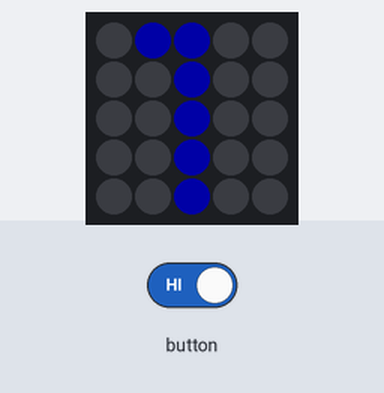
Bench run of a sketch on a simulated ESP32. Shown: 5×5 RGB LED matrix (first LED top left, wired row by row). The test bench sets the inputs (shaded band). Dim RGB values are drawn brighter than linear.

Above: at 1.1 s.
At 9.0 s:
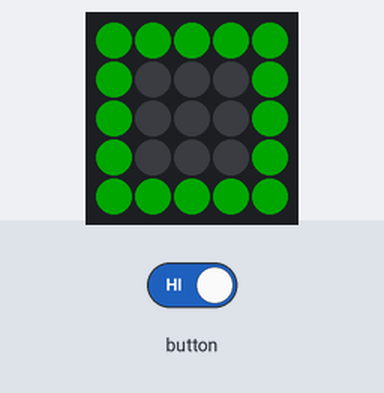
9.1 s: button set LOW
At 12.7 s:
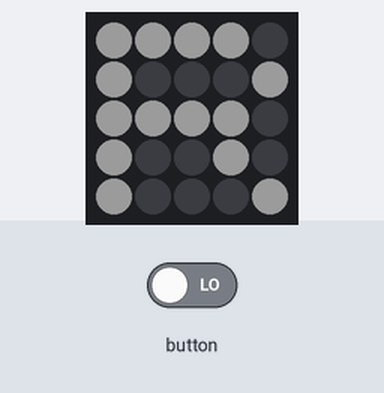
Timing chart, 0 to 14.2 s (numbered marks = the images above; inputs shaded):
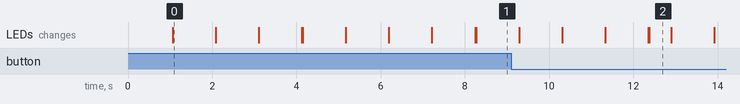

The sketch:

main.ino
```cpp
#include <M5Atom.h>
//#define BLINK_EACH_TURN

int  SDA_pin = G26;
int  SCL_pin = G32;

int SDA_ref = SDA_pin;
int SCL_ref = SCL_pin;

#define NORMAL_COLOR 0xaf0000
#define REVERSE_COLOR 0x00af00

// Alphabet {{{

char PROGMEM letters [][5*5] = {
    /* 0 */
    {1, 1, 1, 1, 1,
        1, 0, 0, 0, 1,
        1, 0, 0, 0, 1,
        1, 0, 0, 0, 1,
        1, 1, 1, 1, 1},
    /* 1 */
    {0, 1, 1, 0, 0,
        0, 0, 1, 0, 0,
        0, 0, 1, 0, 0,
        0, 0, 1, 0, 0,
        0, 0, 1, 0, 0},
    /* 2 */
    {1, 1, 1, 1, 1,
        0, 0, 0, 0, 1,
        1, 1, 1, 1, 1,
        1, 0, 0, 0, 0,
        1, 1, 1, 1, 1},
    /* 3 */
    {1, 1, 1, 1, 1,
        0, 0, 0, 0, 1,
        0, 1, 1, 1, 1,
        0, 0, 0, 0, 1,
        1, 1, 1, 1, 1},
    /* 4 */
    {1, 0, 0, 0, 1,
        1, 0, 0, 0, 1,
        1, 1, 1, 1, 1,
        0, 0, 0, 0, 1,
        0, 0, 0, 0, 1},
    /* 5 */
    {1, 1, 1, 1, 1,
        1, 0, 0, 0, 0,
        1, 1, 1, 1, 1,
        0, 0, 0, 0, 1,
        1, 1, 1, 1, 1},
    /* 6 */
    {1, 1, 1, 1, 1,
        1, 0, 0, 0, 0,
        1, 1, 1, 1, 1,
        1, 0, 0, 0, 1,
        1, 1, 1, 1, 1},
    /* 7 */
    {1, 1, 1, 1, 1,
        0, 0, 0, 1, 0,
        0, 0, 1, 0, 0,
        0, 1, 0, 0, 0,
        1, 0, 0, 0, 0},
    /* 8 */
    {1, 1, 1, 1, 1,
        1, 0, 0, 0, 1,
        1, 1, 1, 1, 1,
        1, 0, 0, 0, 1,
        1, 1, 1, 1, 1},
    /* 9 */
    {1, 1, 1, 1, 1,
        1, 0, 0, 0, 1,
        1, 1, 1, 1, 1,
        0, 0, 0, 0, 1,
        0, 1, 1, 1, 1},
    /* A */
    {1, 1, 1, 1, 1,
        1, 0, 0, 0, 1,
        1, 1, 1, 1, 1,
        1, 0, 0, 0, 1,
        1, 0, 0, 0, 1},
    /* B */
    {1, 1, 1, 1, 1,
        1, 0, 0, 0, 1,
        1, 1, 1, 1, 0,
        1, 0, 0, 0, 1,
        1, 1, 1, 1, 1},
    /* C */
    {1, 1, 1, 1, 1,
        1, 0, 0, 0, 0,
        1, 0, 0, 0, 0,
        1, 0, 0, 0, 0,
        1, 1, 1, 1, 1},
    /* D */
    {1, 1, 1, 1, 0,
        1, 0, 0, 0, 1,
        1, 0, 0, 0, 1,
        1, 0, 0, 0, 1,
        1, 1, 1, 1, 0},
    /* E */
    {1, 1, 1, 1, 1,
        1, 0, 0, 0, 0,
        1, 1, 1, 1, 1,
        1, 0, 0, 0, 0,
        1, 1, 1, 1, 1},
    /* F */
    {1, 1, 1, 1, 1,
        1, 0, 0, 0, 0,
        1, 1, 1, 1, 0,
        1, 0, 0, 0, 0,
        1, 0, 0, 0, 0},
    /* N */
    {1, 0, 0, 0, 1,
        1, 1, 0, 0, 1,
        1, 0, 1, 0, 1,
        1, 0, 0, 1, 1,
        1, 0, 0, 0, 1},
    /* R */
    {1, 1, 1, 1, 0,
        1, 0, 0, 0, 1,
        1, 1, 1, 1, 0,
        1, 0, 0, 1, 0,
        1, 0, 0, 0, 1},
};

#define LETTER_N 16
#define LETTER_R 17

// }}}

void setup()
{
    M5.begin(true, false, true);
}

int iterator=0;
int tmp;

void drawLetter(int index, int color) {
    char *c = letters[index];
    for (int i=0; i<5*5; i++) {
        M5.dis.drawpix(i, c[i]?color:0);
    }
}
void drawColor(int color) {
    for (int i=0; i<5*5; i++) {
        M5.dis.drawpix(i, color);
    }
}

int direction = 0;

void loop()
{
    int address;
    int directionColor = direction?REVERSE_COLOR:NORMAL_COLOR;

    Wire.begin(SCL_pin, SDA_pin);
    drawColor(directionColor);

    /* rotate pins */
    if (direction) {
        SCL_pin = SDA_ref;
        SDA_pin = SCL_ref;
    } else {
        SCL_pin = SCL_ref;
        SDA_pin = SDA_ref;
    }

    for(address = 1; address < 127; address++ )
    {
        M5.update();
        if (M5.Btn.wasPressed()) {
            if(direction)
                drawLetter(LETTER_N, 0xAAAAAA);
            else
                drawLetter(LETTER_R, 0xAAAAAA);
            direction = !direction;
            delay(500);
        }
        Wire.beginTransmission(address);

        if(Wire.endTransmission() == 0) { /* All good! Print address */
            for (int n=0; n<2; n++) {
                drawLetter((address>>4)&0x0f, 0x00ff00);
                delay(1000);
                drawLetter(address&0x0f, 0x0000ff);
                delay(1000);
            }
            drawColor(0);
        }
        for (int i=0; i<5; i++) {
            M5.dis.drawpix(i*5 + ((address-1/10)%5), 0);
            M5.dis.drawpix(i*5 + ((address/10)%5), directionColor);
        }
        delay(5);
    }

#ifdef BLINK_EACH_TURN
    for (int n=0; n<3; n++)  {
        drawColor(0x00ff00);
        delay(10);
        drawColor(0xffffff);
        delay(10);
        drawColor(0);
        delay(10);
    }
#endif
}
```

Measured:
- after the input at 9.1 s, the LEDs: first differ from a run without the input after 3.3 s (image 2)
- what the display in image 0 shows lasts 1.0 s, from 1.1 s to 2.1 s
- what the display in image 2 shows lasts 0.5 s, from 12.4 s to 12.9 s
